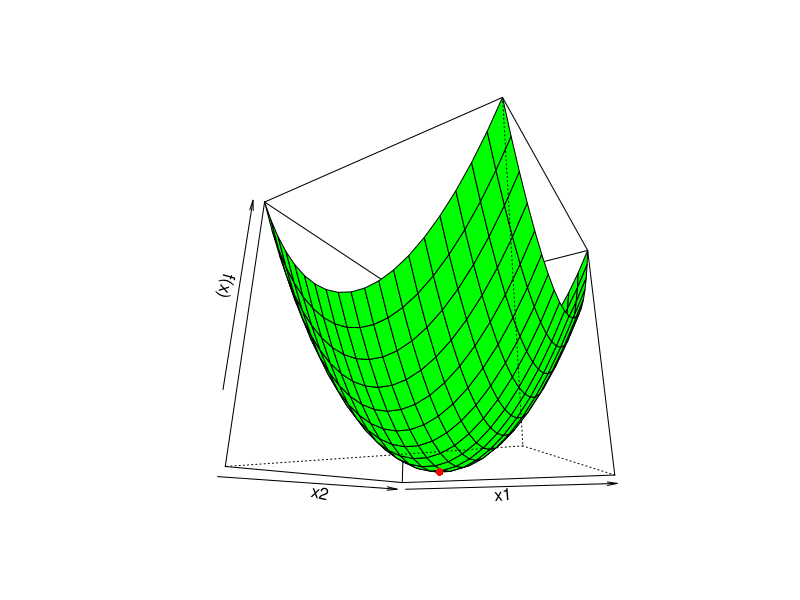

Write R code to recreate this figure.
f <- function(x){ x[1]^2 + x[2]^2 }

x1s = seq(-2,2, len=20)
x2s = seq(-2,2, len=20)

x1x2 <- expand.grid( x=x1s , y=x2s )

z <- matrix(apply(x1x2, 1, f),20,20)

persp(x1s, x2s, z,phi=-20,theta=30, xlab='x1', ylab='x2', zlab='f(x)',
 col='green') -> res
points( trans3d(0,0,0,pmat=res), col='red', pch=16)

dev.copy2eps(file='SOSC.eps')
